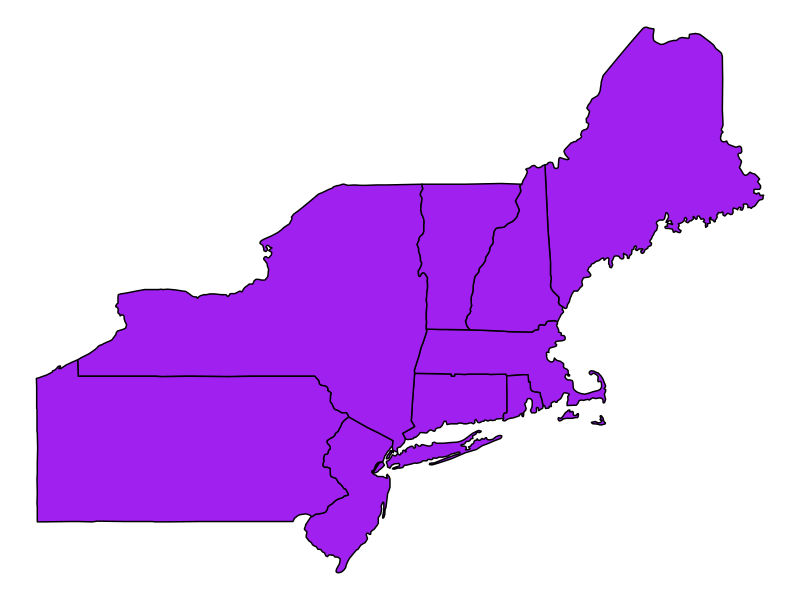

The R script that drew this image:
library(ggplot2)
library(dplyr)

us_map <- map_data("state")

# Northeast Region

us_map %>%
  filter(region %in% c("maine","new hampshire","vermont","rhode island",
                       "new york","massachusetts", "connecticut","new jersey",
                       "pennsylvania")) %>%
  ggplot(aes(x = long, y = lat, group = group)) + 
  geom_polygon(fill = "purple", color = "black") +
  theme_void()

